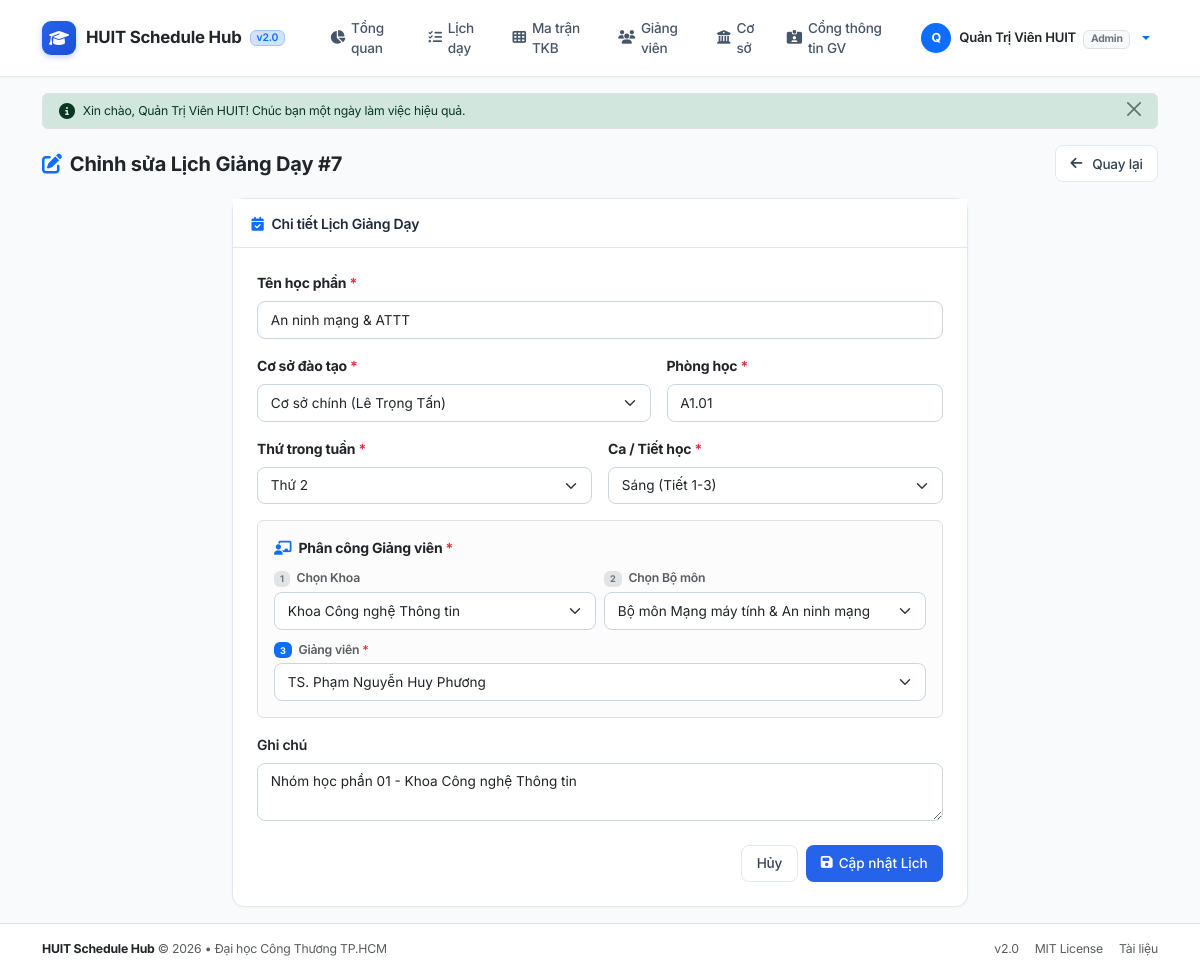
The app's page /index.php?controller=schedule&action=edit&id=7 (signed in) with its own data.
### tables this page shows
CREATE TABLE IF NOT EXISTS `schedules` (
    `id` INT AUTO_INCREMENT PRIMARY KEY,
    `teacher_id` INT NOT NULL COMMENT 'Mã giảng viên',
    `branch_id` INT NOT NULL COMMENT 'Mã cơ sở',
    `subject_name` VARCHAR(150) NOT NULL COMMENT 'Tên học phần',
    `room` VARCHAR(50) NOT NULL COMMENT 'Phòng học',
    `day_of_week` VARCHAR(20) NOT NULL COMMENT 'Thứ trong tuần (Thứ 2, Thứ 3...)',
    `shift_or_periods` VARCHAR(50) NOT NULL COMMENT 'Buổi hoặc Tiết học cụ thể',
    `semester` VARCHAR(50) NOT NULL DEFAULT 'Học kỳ 1' COMMENT 'Học kỳ',
    `academic_year` VARCHAR(50) NOT NULL DEFAULT '2026-2027' COMMENT 'Năm học',
    `notes` TEXT NULL COMMENT 'Ghi chú thêm',
    `created_at` TIMESTAMP DEFAULT CURRENT_TIMESTAMP,
    CONSTRAINT `fk_schedule_teacher` FOREIGN KEY (`teacher_id`) REFERENCES `teachers` (`id`) ON DELETE CASCADE,
    CONSTRAINT `fk_schedule_branch` FOREIGN KEY (`branch_id`) REFERENCES `branches` (`id`) ON DELETE CASCADE
);

CREATE TABLE IF NOT EXISTS `branches` (
    `id` INT AUTO_INCREMENT PRIMARY KEY,
    `branch_name` VARCHAR(150) NOT NULL COMMENT 'Tên cơ sở',
    `address` VARCHAR(255) NOT NULL COMMENT 'Địa chỉ cơ sở',
    `created_at` TIMESTAMP DEFAULT CURRENT_TIMESTAMP
);

CREATE TABLE IF NOT EXISTS `teachers` (
    `id` INT AUTO_INCREMENT PRIMARY KEY,
    `full_name` VARCHAR(150) NOT NULL COMMENT 'Họ và tên giảng viên',
    `email` VARCHAR(150) NOT NULL UNIQUE COMMENT 'Email liên hệ/đăng nhập',
    `phone` VARCHAR(20) NOT NULL COMMENT 'Số điện thoại',
    `faculty` VARCHAR(150) NOT NULL DEFAULT 'Khoa Công nghệ Thông tin' COMMENT 'Khoa',
    `department` VARCHAR(150) NOT NULL DEFAULT 'Bộ môn Công nghệ phần mềm' COMMENT 'Bộ môn',
    `expertise` VARCHAR(255) NOT NULL COMMENT 'Chuyên môn chính',
    `password` VARCHAR(255) NOT NULL DEFAULT '$2y$10$92IXUNpkjO0rOQ5byMi.Ye4oKoEa3Ro9llC/.og/at2.uheWG/igi' COMMENT 'Mật khẩu (mặc định: password / 123456)',
    `avatar` VARCHAR(255) DEFAULT NULL COMMENT 'Ảnh đại diện',
    `created_at` TIMESTAMP DEFAULT CURRENT_TIMESTAMP
);

### src/Controllers/ScheduleController.php (called while the page is built, shortened)
<?php
class ScheduleController
{
    private Schedule $scheduleModel;
    private Teacher $teacherModel;
    private Branch $branchModel;
    public function __construct()
    {
        $this->scheduleModel = new Schedule();
        $this->teacherModel = new Teacher();
        $this->branchModel = new Branch();
    }
    public function edit(): void
    {
        $id = (int) ($_GET['id'] ?? 0);
        $schedule = $this->scheduleModel->find($id);
        $branches = $this->branchModel->all();
        $teachers = $this->teacherModel->all();
        $facultiesAndDepartments = $this->teacherModel->getFacultiesAndDepartments();
        require_once __DIR__ . '/../../views/schedules/edit.php';
    }
}

### src/Config/Database.php (called while the page is built, shortened)
<?php
class Database
{
    private static ?PDO $instance = null;
    public static function getConnection(): PDO
    {
        if (self::$instance === null) {
            $host = $_ENV['DB_HOST'] ?? '127.0.0.1';
            $port = $_ENV['DB_PORT'] ?? '3306';
            $dbname = $_ENV['DB_NAME'] ?? 'huit_db';
            $user = $_ENV['DB_USER'] ?? 'root';
            $pass = $_ENV['DB_PASS'] ?? '';
            $dsn = "mysql:host={$host};port={$port};dbname={$dbname};charset=utf8mb4";
            try {
                self::$instance = new PDO($dsn, $user, $pass, [
                    PDO::ATTR_ERRMODE => PDO::ERRMODE_EXCEPTION,
                    PDO::ATTR_DEFAULT_FETCH_MODE => PDO::FETCH_ASSOC,
                    PDO::ATTR_EMULATE_PREPARES => false,
                ]);
            } catch (PDOException $e) {
                die("Lỗi kết nối cơ sở dữ liệu: " . $e->getMessage());
            }
        }
        return self::$instance;
    }
}

### src/Models/Schedule.php (called while the page is built, shortened)
<?php
class Schedule
{
    private PDO $db;
    public function __construct()
    {
        $this->db = Database::getConnection();
    }
    public function find(int $id): ?array
    {
        $sql = "
            SELECT s.*,
                   t.full_name AS teacher_name, t.email AS teacher_email, t.expertise AS teacher_expertise,
                   b.branch_name, b.address AS branch_address
            FROM schedules s
            JOIN teachers t ON s.teacher_id = t.id
            JOIN branches b ON s.branch_id = b.id
            WHERE s.id = ?
        ";
        $stmt = $this->db->prepare($sql);
        $stmt->execute([$id]);
        $row = $stmt->fetch();
        return $row ?: null;
    }
}

### src/Models/Branch.php (called while the page is built, shortened)
<?php
class Branch
{
    private PDO $db;
    public function __construct()
    {
        $this->db = Database::getConnection();
    }
    public function all(): array
    {
        $sql = "
            SELECT b.*, COUNT(s.id) AS schedule_count
            FROM branches b
            LEFT JOIN schedules s ON b.id = s.branch_id
            GROUP BY b.id
            ORDER BY b.id ASC
        ";
        return $this->db->query($sql)->fetchAll();
    }
}

### src/Models/Teacher.php (called while the page is built, shortened)
<?php
class Teacher
{
    private PDO $db;
    public function __construct()
    {
        $this->db = Database::getConnection();
    }
    public function all(): array
    {
        $sql = "
            SELECT t.*, COUNT(s.id) AS schedule_count
            FROM teachers t
            LEFT JOIN schedules s ON t.id = s.teacher_id
            GROUP BY t.id
            ORDER BY t.full_name ASC
        ";
        return $this->db->query($sql)->fetchAll();
    }
    public function getFacultiesAndDepartments(): array
    {
        $result = self::HUIT_FACULTIES;
        $sql = "SELECT DISTINCT faculty, department FROM teachers WHERE faculty IS NOT NULL AND faculty != ''";
        $rows = $this->db->query($sql)->fetchAll();
        foreach ($rows as $r) {
            $fac = $r['faculty'];
            $dept = $r['department'];
            if ($dept && !in_array($dept, $result[$fac])) {
                $result[$fac][] = $dept;
            }
        }
        return $result;
    }
}

### views/schedules/edit.php (the view, shortened to what this page needs)
<?php
require_once __DIR__ . '/../layouts/header.php';
?>
<div class="d-flex justify-content-between align-items-center mb-3">
    <h5 class="fw-bold text-dark mb-0">
        <i class="fa-solid fa-pen-to-square text-primary me-2"></i>Chỉnh sửa Lịch Giảng Dạy #<?= $schedule['id'] ?>
    </h5>
    <a href="index.php?controller=schedule&action=index" class="btn-modern-outline">
        <i class="fa-solid fa-arrow-left me-1"></i> Quay lại
    </a>
</div>
<div class="row justify-content-center">
    <div class="col-lg-8">
        <div class="card card-custom">
            <div class="card-header-custom">
                <i class="fa-solid fa-calendar-check me-2 text-primary"></i>Chi tiết Lịch Giảng Dạy
            </div>
            <div class="card-body p-4">
                <form method="POST" action="index.php?controller=schedule&action=edit&id=<?= $schedule['id'] ?>">
                    <div class="mb-3">
                        <label for="subject_name" class="form-label fw-bold">Tên học phần <span class="text-danger">*</span></label>
                        <input type="text" class="form-control" id="subject_name" name="subject_name"
                               value="<?= htmlspecialchars($_POST['subject_name'] ?? $schedule['subject_name']) ?>" required>
                    </div>
                    <div class="row g-3 mb-3">
                        <div class="col-md-7">
                            <label for="branch_id" class="form-label fw-bold">Cơ sở đào tạo <span class="text-danger">*</span></label>
                            <select class="form-select" id="branch_id" name="branch_id" required>
                                <?php foreach ($branches as $b): ?>
                                    <option value="<?= $b['id'] ?>" <?= (($schedule['branch_id'] == $b['id'])) ? 'selected' : '' ?>>
                                        <?= htmlspecialchars($b['branch_name']) ?>
                                    </option>
                                <?php endforeach; ?>
                            </select>
                        </div>
                        <div class="col-md-5">
                            <label for="room" class="form-label fw-bold">Phòng học <span class="text-danger">*</span></label>
                            <input type="text" class="form-control" id="room" name="room"
                                   value="<?= htmlspecialchars($_POST['room'] ?? $schedule['room']) ?>" required>
                        </div>
                    </div>
                    <div class="row g-3 mb-3">
                        <div class="col-md-6">
                            <label for="day_of_week" class="form-label fw-bold">Thứ trong tuần <span class="text-danger">*</span></label>
                            <select class="form-select" id="day_of_week" name="day_of_week" required>
                                <?php foreach (Schedule::DAYS as $d): ?>
                                    <option value="<?= $d ?>" <?= (($schedule['day_of_week'] == $d)) ? 'selected' : '' ?>>
                                        <?= $d ?>
                                    </option>
                                <?php endforeach; ?>
                            </select>
                        </div>
                        <div class="col-md-6">
                            <label for="shift_or_periods" class="form-label fw-bold">Ca / Tiết học <span class="text-danger">*</span></label>
                            <select class="form-select" id="shift_or_periods" name="shift_or_periods" required>
                                <?php foreach (Schedule::SHIFTS as $sh): ?>
                                    <option value="<?= $sh ?>" <?= (($schedule['shift_or_periods'] == $sh)) ? 'selected' : '' ?>>
                                        <?= $sh ?>
                                    </option>
                                <?php endforeach; ?>
                            </select>
                        </div>
                    </div>
                    <div class="p-3 rounded border bg-light-subtle mb-3">
                        <label class="form-label fw-bold mb-2 text-dark">
                            <i class="fa-solid fa-chalkboard-user text-primary me-1"></i> Phân công Giảng viên <span class="text-danger">*</span>
                        </label>
                        <div class="row g-2 mb-2">
                            <div class="col-md-6">
                                <label for="faculty_select" class="form-label small fw-semibold text-muted mb-1">
                                    <span class="badge bg-secondary-subtle text-secondary me-1">1</span> Chọn Khoa
                                </label>
                                <select class="form-select form-select-sm" id="faculty_select">
                                    <?php foreach (array_keys($facultiesAndDepartments) as $fac): ?>
                                        <option value="<?= htmlspecialchars($fac) ?>"><?= htmlspecialchars($fac) ?></option>
                                    <?php endforeach; ?>
                                </select>
                            </div>
                            <div class="col-md-6">
                                <label for="department_select" class="form-label small fw-semibold text-muted mb-1">
                                    <span class="badge bg-secondary-subtle text-secondary me-1">2</span> Chọn Bộ môn
                                </label>
                                <select class="form-select form-select-sm" id="department_select">
                                    <option value="">-- Tất cả Bộ môn --</option>
                                </select>
                            </div>
                        </div>
                        <div>
                            <label for="teacher_id" class="form-label small fw-semibold text-muted mb-1">
                                <span class="badge bg-primary text-white me-1">3</span> Giảng viên <span class="text-danger">*</span>
                            </label>
                            <select class="form-select" id="teacher_id" name="teacher_id" required>
                                <?php foreach ($teachers as $t): ?>
                                    <option value="<?= $t['id'] ?>"
                                            data-faculty="<?= htmlspecialchars($t['faculty'] ?? '') ?>"
                                            data-department="<?= htmlspecialchars($t['department'] ?? '') ?>"
                                            <?= (($schedule['teacher_id'] == $t['id'])) ? 'selected' : '' ?>>
                                        <?= htmlspecialchars($t['full_name']) ?>
                                    </option>
                                <?php endforeach; ?>
                            </select>
                        </div>
                    </div>
                    <div class="mb-4">
                        <label for="notes" class="form-label fw-semibold">Ghi chú</label>
                        <textarea class="form-control" id="notes" name="notes" rows="2"><?= htmlspecialchars($_POST['notes'] ?? $schedule['notes'] ?? '') ?></textarea>
                    </div>
                    <div class="d-flex justify-content-end gap-2">
                        <a href="index.php?controller=schedule&action=index" class="btn-modern-outline">Hủy</a>
                        <button type="submit" class="btn-modern-primary">
                            <i class="fa-solid fa-floppy-disk"></i> Cập nhật Lịch
                        </button>
                    </div>
                </form>
            </div>
        </div>
    </div>
</div>
<?php require_once __DIR__ . '/../layouts/footer.php'; ?>

### views/layouts/header.php (style rules this page uses)
:root { --font-sans: 'Inter', -apple-system, BlinkMacSystemFont, "Segoe UI", Roboto, sans-serif; --primary: #2563eb; --primary-hover: #1d4ed8; --primary-light: #eff6ff; --accent: #f97316; --accent-hover: #ea580c; --bg-page: #f8fafc; --border-color: #e2e8f0; --border-subtle: #f1f5f9; --text-dark: #0f172a; --text-muted: #64748b; }
body { font-family: var(--font-sans); background-color: var(--bg-page); color: var(--text-dark); min-height: 100vh; display: flex; flex-direction: column; letter-spacing: -0.015em; font-size: 0.875rem; -webkit-font-smoothing: antialiased; -moz-osx-font-smoothing: grayscale; }
.card-custom { border: 1px solid var(--border-color); border-radius: 12px; box-shadow: 0 1px 3px 0 rgba(15, 23, 42, 0.03), 0 1px 2px -1px rgba(15, 23, 42, 0.02); background-color: #ffffff; transition: all 0.2s cubic-bezier(0.16, 1, 0.3, 1); }
.card-header-custom { background-color: #ffffff; border-bottom: 1px solid var(--border-color); padding: 0.85rem 1.15rem; font-weight: 600; font-size: 0.875rem; color: #1e293b; }
.form-control, .form-select { border-radius: 8px; border: 1px solid #cbd5e1; font-size: 0.85rem; padding: 0.48rem 0.8rem; transition: border-color 0.15s ease, box-shadow 0.15s ease; }
.btn-modern-primary { background-color: var(--primary); color: #ffffff; border: none; font-weight: 500; border-radius: 8px; padding: 0.45rem 0.95rem; font-size: 0.85rem; transition: all 0.15s ease; display: inline-flex; align-items: center; gap: 6px; text-decoration: none; }
.btn-modern-outline { background-color: #ffffff; color: #334155; border: 1px solid var(--border-color); font-weight: 500; border-radius: 8px; padding: 0.45rem 0.9rem; font-size: 0.85rem; transition: all 0.15s ease; display: inline-flex; align-items: center; gap: 6px; text-decoration: none; }

### records on screen
schedules: id "7", subject_name "An ninh mạng & ATTT", branch_id "Cơ sở chính (Lê Trọng Tấn)", room "A1.01", day_of_week "Thứ 2", shift_or_periods "Sáng (Tiết 1-3)", teacher_id "TS. Phạm Nguyễn Huy Phương", notes "Nhóm học phần 01 - Khoa Công nghệ Thông tin"

### other values on screen
mb_substr($currentUser['full_name'] ?? 'U', 0, 1, 'UTF-8') "Q"
$currentUser['full_name'] "Quản Trị Viên HUIT"
$flash['message'] "Xin chào, Quản Trị Viên HUIT! Chúc bạn một ngày làm việc hiệu quả."
form field value "Khoa Công nghệ Thông tin"
